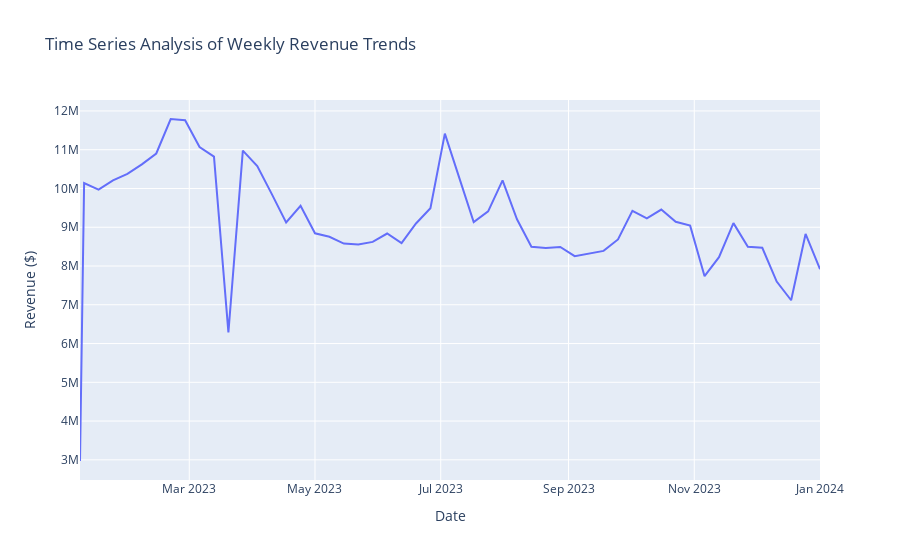
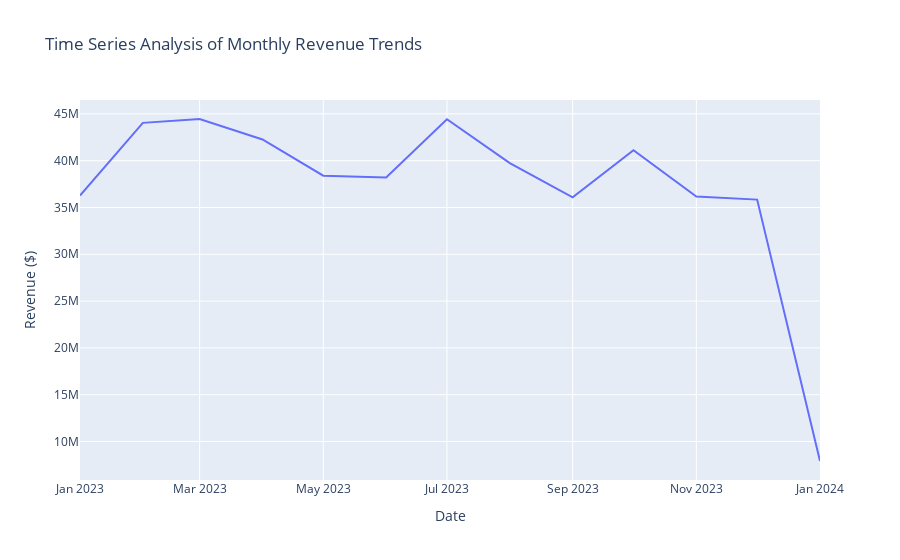

Notebook code cell kept with these figures, in order:
### Markdown cell above
Weekly & Monthly Revenue Trends (Whole market)

Theres a huge dip in march, but interestingly it only shows the sharp dip on the weekly chart. the monthly chart tells a different story. However, the last month shows significantly lower sales, likely due to a recall.

### Code cell
# Load data from the Weekly sheet
weekly_data = pd.read_excel('Customer_Success_Engineer_-_Project_Data.xlsx', sheet_name='Weekly', header=1)

# Load data from the Monthly sheet
monthly_data = pd.read_excel('Customer_Success_Engineer_-_Project_Data.xlsx', sheet_name='Monthly', header=1)

# Processing for weekly_data
weekly_data['Week'] = weekly_data['Week'].str.split(' - ').str[0].str.strip()
weekly_data['Week'] = pd.to_datetime(weekly_data['Week'], errors='coerce')
weekly_data.sort_values('Week', inplace=True)
weekly_revenue = weekly_data.groupby('Week')['Revenue'].sum().reset_index()

# Processing for monthly_data
# Combining 'Year' and 'Month' to form a datetime object
monthly_data['Month'] = pd.to_datetime(monthly_data['Year'].astype(str) + '-' + monthly_data['Month'], format='%Y-%B', errors='coerce')
monthly_data.sort_values('Month', inplace=True)
monthly_revenue = monthly_data.groupby('Month')['Revenue'].sum().reset_index()

# Plotting weekly revenue trends
fig_weekly = px.line(weekly_revenue, x='Week', y='Revenue',
              title='Time Series Analysis of Weekly Revenue Trends',
              labels={'Revenue': 'Total Revenue', 'Week': 'Date'})

fig_weekly.update_layout(xaxis_title='Date', yaxis_title='Revenue ($)')
fig_weekly.show()

# Plotting monthly revenue trends
fig_monthly = px.line(monthly_revenue, x='Month', y='Revenue',
              title='Time Series Analysis of Monthly Revenue Trends',
              labels={'Revenue': 'Total Revenue', 'Month': 'Date'})

fig_monthly.update_layout(xaxis_title='Date', yaxis_title='Revenue ($)')
fig_monthly.show()

### Figure 1 — Plotly figure (JSON) as saved in the notebook; plotly's stock layout.template omitted (floating-point values rounded to 4 significant figures)
{"data": [{"hovertemplate": "Date=%{x}<br>Total Revenue=%{y}<extra></extra>", "legendgroup": "", "line": {"color": "#636efa", "dash": "solid"}, "marker": {"symbol": "circle"}, "mode": "lines", "name": "", "orientation": "v", "showlegend": false, "type": "scatter", "x": ["2023-01-07T00:00:00", "2023-01-09T00:00:00", "2023-01-16T00:00:00", "2023-01-23T00:00:00", "2023-01-30T00:00:00", "2023-02-06T00:00:00", "2023-02-13T00:00:00", "2023-02-20T00:00:00", "2023-02-27T00:00:00", "2023-03-06T00:00:00", "2023-03-13T00:00:00", "2023-03-20T00:00:00", "2023-03-27T00:00:00", "2023-04-03T00:00:00", "2023-04-10T00:00:00", "2023-04-17T00:00:00", "2023-04-24T00:00:00", "2023-05-01T00:00:00", "2023-05-08T00:00:00", "2023-05-15T00:00:00", "2023-05-22T00:00:00", "2023-05-29T00:00:00", "2023-06-05T00:00:00", "2023-06-12T00:00:00", "2023-06-19T00:00:00", "2023-06-26T00:00:00", "2023-07-03T00:00:00", "2023-07-10T00:00:00", "2023-07-17T00:00:00", "2023-07-24T00:00:00", "2023-07-31T00:00:00", "2023-08-07T00:00:00", "2023-08-14T00:00:00", "2023-08-21T00:00:00", "2023-08-28T00:00:00", "2023-09-04T00:00:00", "2023-09-11T00:00:00", "2023-09-18T00:00:00", "2023-09-25T00:00:00", "2023-10-02T00:00:00", "2023-10-09T00:00:00", "2023-10-16T00:00:00", "2023-10-23T00:00:00", "2023-10-30T00:00:00", "2023-11-06T00:00:00", "2023-11-13T00:00:00", "2023-11-20T00:00:00", "2023-11-27T00:00:00", "2023-12-04T00:00:00", "2023-12-11T00:00:00", "2023-12-18T00:00:00", "2023-12-25T00:00:00", "2024-01-01T00:00:00"], "xaxis": "x", "y": [2970000.0, 10140000.0, 9970000.0, 10210000.0, 10380000.0, 10620000.0, 10900000.0, 11790000.0, 11760000.0, 11070000.0, 10820000.0, 6289000.0, 10980000.0, 10580000.0, 9861000.0, 9123000.0, 9552000.0, 8843000.0, 8754000.0, 8579000.0, 8557000.0, 8623000.0, 8839000.0, 8590000.0, 9097000.0, 9491000.0, 11420000.0, 10260000.0, 9133000.0, 9409000.0, 10210000.0, 9205000.0, 8498000.0, 8465000.0, 8491000.0, 8255000.0, 8322000.0, 8391000.0, 8686000.0, 9424000.0, 9231000.0, 9457000.0, 9142000.0, 9042000.0, 7739000.0, 8229000.0, 9107000.0, 8497000.0, 8471000.0, 7598000.0, 7117000.0, 8827000.0, 7919000.0], "yaxis": "y"}], "layout": {"legend": {"tracegroupgap": 0}, "title": {"text": "Time Series Analysis of Weekly Revenue Trends"}, "xaxis": {"anchor": "y", "domain": [0, 1], "title": {"text": "Date"}}, "yaxis": {"anchor": "x", "domain": [0, 1], "title": {"text": "Revenue ($)"}}}}

### Figure 2 — Plotly figure (JSON) as saved in the notebook; plotly's stock layout.template omitted (floating-point values rounded to 4 significant figures)
{"data": [{"hovertemplate": "Date=%{x}<br>Total Revenue=%{y}<extra></extra>", "legendgroup": "", "line": {"color": "#636efa", "dash": "solid"}, "marker": {"symbol": "circle"}, "mode": "lines", "name": "", "orientation": "v", "showlegend": false, "type": "scatter", "x": ["2023-01-01T00:00:00", "2023-02-01T00:00:00", "2023-03-01T00:00:00", "2023-04-01T00:00:00", "2023-05-01T00:00:00", "2023-06-01T00:00:00", "2023-07-01T00:00:00", "2023-08-01T00:00:00", "2023-09-01T00:00:00", "2023-10-01T00:00:00", "2023-11-01T00:00:00", "2023-12-01T00:00:00", "2024-01-01T00:00:00"], "xaxis": "x", "y": [36270000.0, 44040000.0, 44450000.0, 42260000.0, 38400000.0, 38210000.0, 44430000.0, 39740000.0, 36080000.0, 41120000.0, 36160000.0, 35840000.0, 7919000.0], "yaxis": "y"}], "layout": {"legend": {"tracegroupgap": 0}, "title": {"text": "Time Series Analysis of Monthly Revenue Trends"}, "xaxis": {"anchor": "y", "domain": [0, 1], "title": {"text": "Date"}}, "yaxis": {"anchor": "x", "domain": [0, 1], "title": {"text": "Revenue ($)"}}}}
